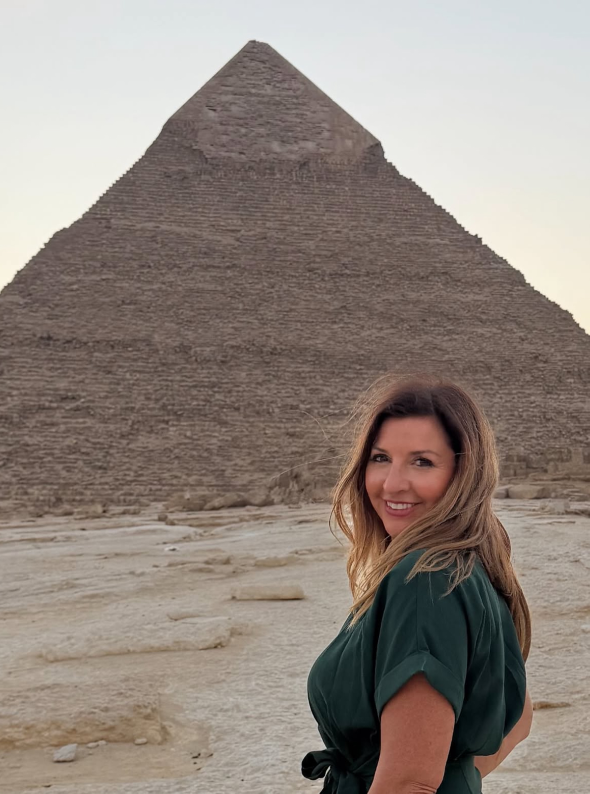
#> input picture source/giza-original-crop.png, 1179 x 1587 px, found by its file name (shown at 1/2 size)
$ python remove_sarah.py
#> lines starting #> are read from the running program, lines starting #| are printed output that depends on the picture; after the words box and inside, x2 and y2 are one past the last pixel; in counts of white or black regions, pixels touching at a corner belong together
"""Removes Sarah from her Giza photo -> source/giza-empty-crop.png (the transition start frame).
Classical, no AI: GrabCut finds her, then the hole is filled from the same rows of the photo
(the pyramid courses and ground run level) and Poisson-blended. Her hair wisps over the stone are
found with a top-hat filter and filled the same way. Run from the repo root.
Step 1 (mask):"""
import cv2,numpy as np
c=cv2.imread('source/giza-original-crop.png')
#> c is the input picture: shape (1587, 1179, 3); mean B, G, R 126.2, 134, 145.1
H,W=c.shape[:2]
#> H = 1587; W = 1179
mask=np.zeros((H,W),np.uint8)
rect=(540,720,W-540-80,H-720-1)
#> rect = (540, 720, 559, 866)
bg=np.zeros((1,65),np.float64);fg=np.zeros((1,65),np.float64)
cv2.grabCut(c,mask,rect,bg,fg,8,cv2.GC_INIT_WITH_RECT)
m=np.where((mask==1)|(mask==3),255,0).astype(np.uint8)
# keep largest component
n,l,s,_=cv2.connectedComponentsWithStats(m)
#> n = 4
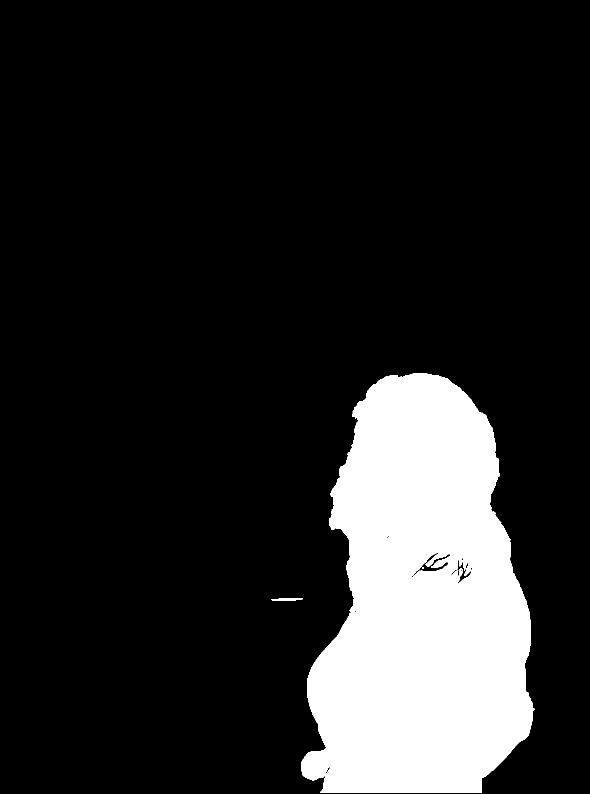
#> m: shape (1587, 1179) (shown at 1/2 size); 15.3% white; 3 white regions (1 under 20 px), largest, box (x1, y1, x2, y2) and area: (603, 746, 1069, 1586) 285311, (543, 1196, 606, 1201) 244
k=1+np.argmax(s[1:,4]); m=np.where(l==k,255,0).astype(np.uint8)
#> after `k = 1 + np.argmax(s[1:, 4])`: k = 1
m=cv2.morphologyEx(m,cv2.MORPH_CLOSE,np.ones((25,25),np.uint8))
cv2.imwrite('source/sarah-mask-raw.png',m)
# Step 2 (fill):
c=cv2.imread('source/giza-original-crop.png'); H,W=c.shape[:2]
m=cv2.imread('source/sarah-mask-raw.png',0)
md=cv2.dilate(m,cv2.getStructuringElement(cv2.MORPH_ELLIPSE,(41,41)))
#> md: shape (1587, 1179); 17.7% white; 1 white region, box (x1, y1, x2, y2) and area: (583, 726, 1089, 1587) 330249
md=cv2.dilate(md,np.ones((1,31),np.uint8))
#> md: shape (1587, 1179); 19% white; 1 white region, box (x1, y1, x2, y2) and area: (568, 726, 1104, 1587) 356099
# hair wisps: bright thin lines in the zone left of her head
g=cv2.cvtColor(c,cv2.COLOR_BGR2GRAY)
th=cv2.morphologyEx(g,cv2.MORPH_TOPHAT,cv2.getStructuringElement(cv2.MORPH_ELLIPSE,(9,9)))
zone=np.zeros_like(g); cv2.rectangle(zone,(470,780),(720,1000),255,-1)
#> after `cv2.rectangle(zone, (470, 780), (720, 1000), 255, -1)`: zone: shape (1587, 1179); 3% white; 1 white region, box (x1, y1, x2, y2) and area: (470, 780, 721, 1001) 55471
w=((th>18)&(zone>0)).astype(np.uint8)*255
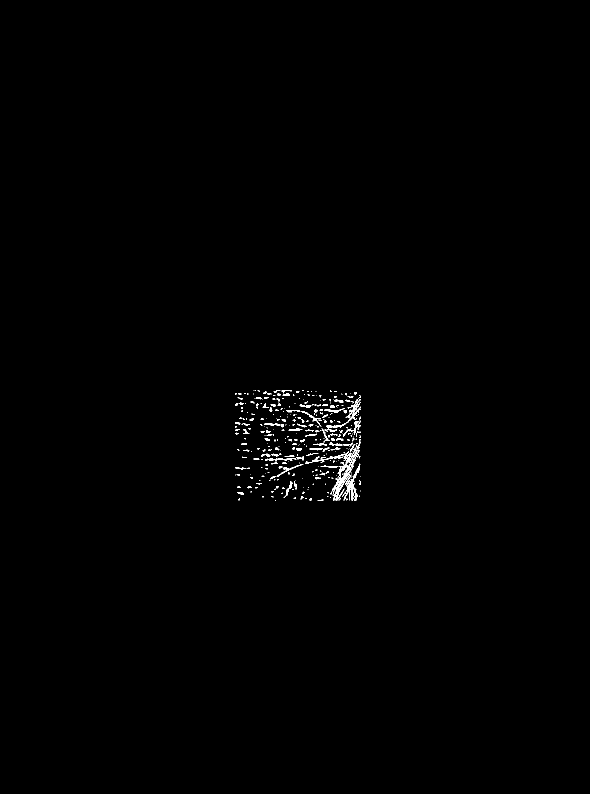
#> w: shape (1587, 1179) (shown at 1/2 size); 0.48% white in thin lines or dots, all inside (x1, y1, x2, y2) = (470, 780, 721, 1001)
n,l,s,_=cv2.connectedComponentsWithStats(w)
#> l: shape (1587, 1179) int32; 369 distinct labels, from 0 to 368
#> n = 369; s = 369 rows, first 6: [0, 0, 1179, 1587, 1862115], [507, 780, 1, 1, 1], [509, 780, 3, 1, 3], [515, 781, 1, 1, 1], [517, 780, 2, 4, 6], [547, 780, 14, 5, 27]
keep=np.zeros_like(w)
for i in range(1,n):
    if max(s[i,2],s[i,3])>=14: keep[l==i]=255
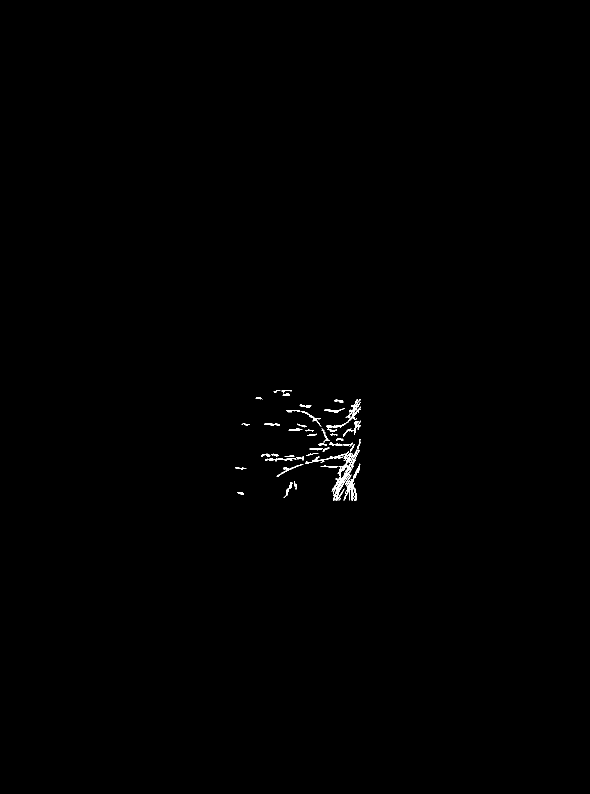
#> keep: shape (1587, 1179) (shown at 1/2 size); 0.3% white; 47 white regions, largest, box (x1, y1, x2, y2) and area: (610, 899, 715, 1001) 1503, (687, 927, 721, 1001) 537, (691, 798, 721, 847) 414
wisp=cv2.dilate(keep,np.ones((9,9),np.uint8))
#> wisp: shape (1587, 1179); 1.2% white; 11 white regions, largest, box (x1, y1, x2, y2) and area: (518, 794, 725, 1005) 16670, (573, 843, 637, 876) 1174, (563, 958, 598, 999) 803
print('wisp px',(wisp>0).sum())
#| wisp px 21938
allm=cv2.bitwise_or(md,wisp)
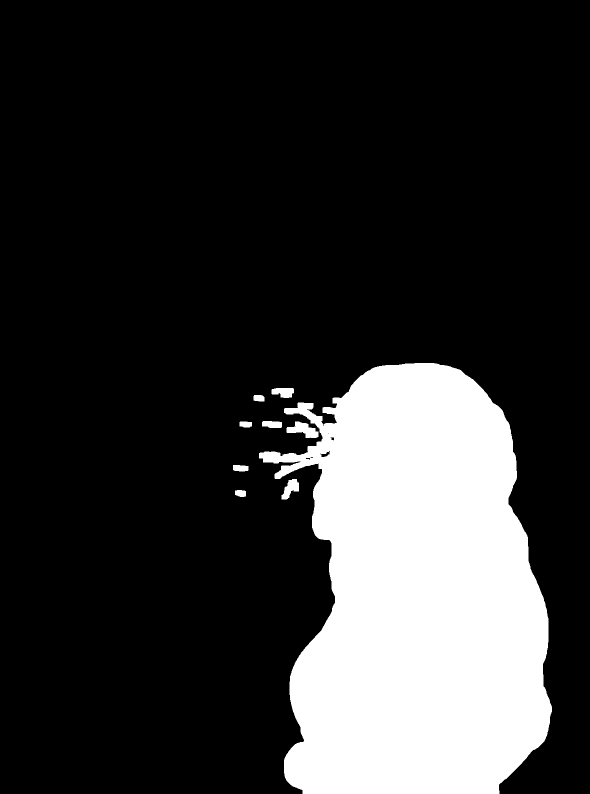
#> allm: shape (1587, 1179) (shown at 1/2 size); 19.7% white; 9 white regions, largest, box (x1, y1, x2, y2) and area: (518, 726, 1104, 1587) 363738, (573, 843, 637, 876) 1174, (563, 958, 598, 999) 803
P=60
def pad(a): return cv2.copyMakeBorder(a,0,P,0,0,cv2.BORDER_REFLECT)
fill=c.copy()
fill[wisp>0]=np.roll(c,260,axis=1)[wisp>0]
ys,xs=np.where(md>0); D=int(xs.max()-xs.min()+20)
#> after `D = int(xs.max() - xs.min() + 20)`: D = 555
fill[md>0]=np.roll(c,D,axis=1)[md>0]
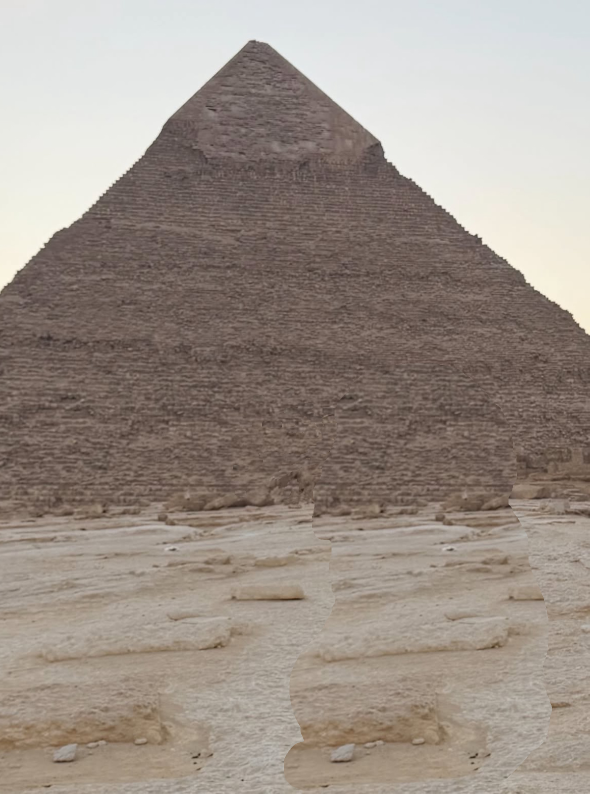
#> fill: shape (1587, 1179, 3) (shown at 1/2 size); mean B, G, R 136.1, 144.7, 155.6
fp=pad(fill); cp=fp.copy(); cp[:H]=c
#> after `cp[:H] = c`:
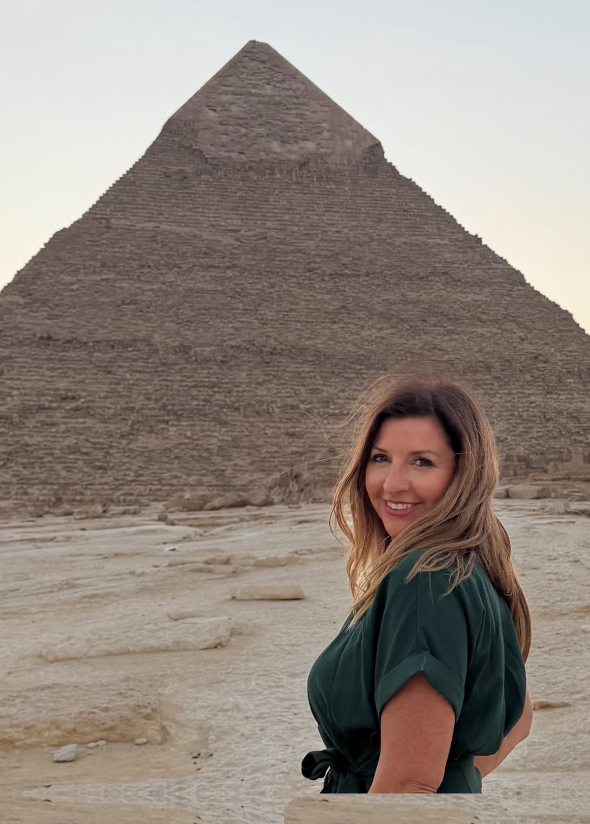
#> cp: shape (1647, 1179, 3) (shown at 1/2 size); mean B, G, R 126.7, 134.7, 145.9
mp=pad(allm); mp[H:]=pad(allm)[H:]  # mask continues into pad
#> in pad (call 2), `def pad(a): return cv2.copyMakeBorder(a,0,P,0,0,cv2.BORDER_REFLECT)`: returned value: shape (1647, 1179); 20.3% white; 9 white regions, largest, box (x1, y1, x2, y2) and area: (518, 726, 1104, 1647) 389942, (573, 843, 637, 876) 1174, (563, 958, 598, 999) 803
mp[-2:]=0; mp[:,:2]=0; mp[:,-2:]=0
#> after `mp[-2:] = 0`:
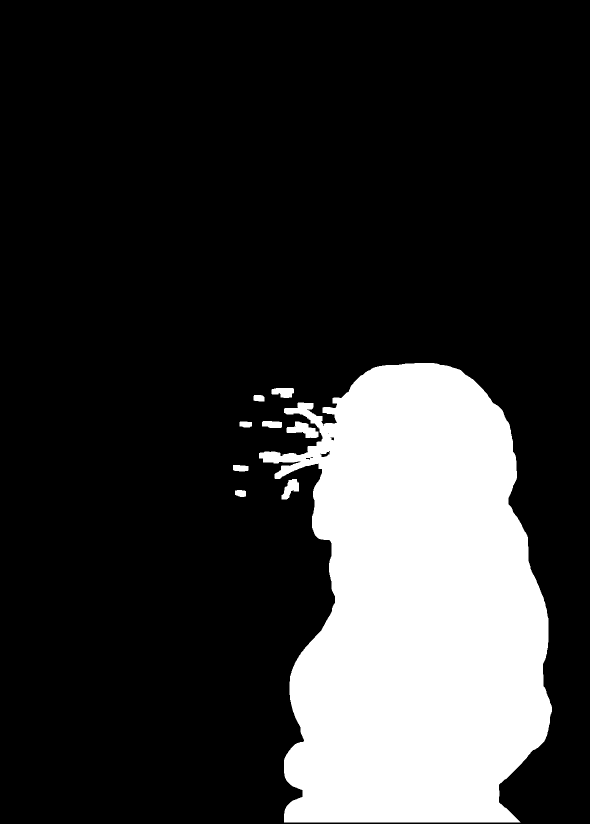
#> mp: shape (1647, 1179) (shown at 1/2 size); 20.3% white; 9 white regions, largest, box (x1, y1, x2, y2) and area: (518, 726, 1104, 1645) 388993, (573, 843, 637, 876) 1174, (563, 958, 598, 999) 803
br=cv2.boundingRect(mp); center=(br[0]+br[2]//2, br[1]+br[3]//2)
#> after `br = cv2.boundingRect(mp)`: br = (466, 726, 638, 919)
#> after `center = (br[0] + br[2] // 2, br[1] + br[3] // 2)`: center = (785, 1185)
out=cv2.seamlessClone(fp,cp,mp,center,cv2.NORMAL_CLONE)[:H]
cv2.imwrite('source/giza-empty-crop.png',out); cv2.imwrite('source/sarah-mask.png',allm)
